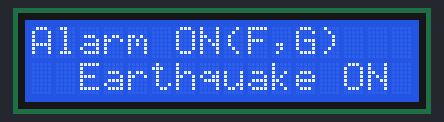
Bench run of a sketch on a simulated Arduino Uno, built with avr-gcc and run on an emulated ATmega328P. Parts: 16×2 character LCD.

Above: at 0.1 s.

The sketch:

LCD_with_i2c_working.ino
```cpp
#include <Wire.h>
#include <LiquidCrystal_I2C.h>


const byte LCDcolumns = 16;
const byte LCDrows = 2;

// 0x27 is the default address. Is your address 0x3F - if so, change  to 0x3F
LiquidCrystal_I2C lcd(0x27, LCDcolumns, LCDrows);


void setup(){

  Serial.begin(9600);
  lcd.init();
  lcd.backlight();
  lcd.home();


}

void loop(){


lcd.print("Alarm ON(F,G)");
//delay(2000);
lcd.setCursor(2,1);
lcd.print("Earthquake ON");
delay(2000);
lcd.clear();
}
```
